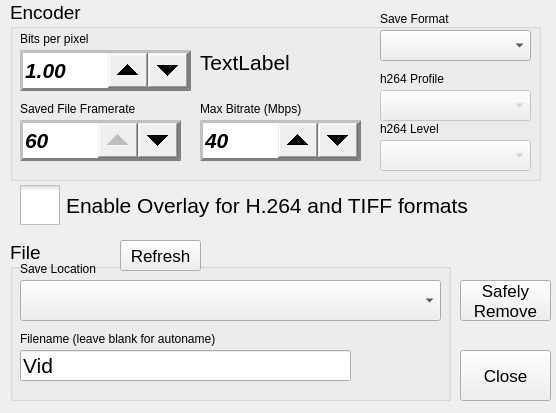
<?xml version="1.0" encoding="UTF-8"?>
<ui version="4.0">
 <class>saveSettingsWindow</class>
 <widget class="QWidget" name="saveSettingsWindow">
  <property name="geometry">
   <rect>
    <x>0</x>
    <y>0</y>
    <width>556</width>
    <height>413</height>
   </rect>
  </property>
  <property name="sizePolicy">
   <sizepolicy hsizetype="Fixed" vsizetype="Fixed">
    <horstretch>0</horstretch>
    <verstretch>0</verstretch>
   </sizepolicy>
  </property>
  <property name="windowTitle">
   <string>Save Settings</string>
  </property>
  <property name="styleSheet">
   <string notr="true">QSpinBox { border: 3px outset grey;padding-right: 40px;}  

QSpinBox::up-button { subcontrol-position: right; right: 40px; width: 40px; height: 35px;}

QSpinBox::down-button { subcontrol-position: right; width: 40px; height: 35px;}</string>
  </property>
  <widget class="QGroupBox" name="groupEncoding">
   <property name="geometry">
    <rect>
     <x>10</x>
     <y>0</y>
     <width>531</width>
     <height>181</height>
    </rect>
   </property>
   <property name="font">
    <font>
     <pointsize>14</pointsize>
    </font>
   </property>
   <property name="title">
    <string>Encoder</string>
   </property>
   <widget class="QComboBox" name="comboLevel">
    <property name="enabled">
     <bool>false</bool>
    </property>
    <property name="geometry">
     <rect>
      <x>370</x>
      <y>140</y>
      <width>151</width>
      <height>31</height>
     </rect>
    </property>
    <property name="font">
     <font>
      <pointsize>16</pointsize>
      <weight>75</weight>
      <italic>true</italic>
      <bold>true</bold>
     </font>
    </property>
   </widget>
   <widget class="QLabel" name="label">
    <property name="geometry">
     <rect>
      <x>10</x>
      <y>30</y>
      <width>101</width>
      <height>17</height>
     </rect>
    </property>
    <property name="text">
     <string>Bits per pixel</string>
    </property>
   </widget>
   <widget class="QLabel" name="label_2">
    <property name="geometry">
     <rect>
      <x>10</x>
      <y>100</y>
      <width>141</width>
      <height>17</height>
     </rect>
    </property>
    <property name="text">
     <string>Saved File Framerate</string>
    </property>
   </widget>
   <widget class="CamSpinBox" name="spinFramerate">
    <property name="geometry">
     <rect>
      <x>10</x>
      <y>120</y>
      <width>161</width>
      <height>41</height>
     </rect>
    </property>
    <property name="font">
     <font>
      <pointsize>16</pointsize>
      <weight>75</weight>
      <italic>true</italic>
      <bold>true</bold>
     </font>
    </property>
    <property name="maximum">
     <number>60</number>
    </property>
    <property name="value">
     <number>60</number>
    </property>
   </widget>
   <widget class="QLabel" name="lblBitrate">
    <property name="geometry">
     <rect>
      <x>190</x>
      <y>50</y>
      <width>181</width>
      <height>51</height>
     </rect>
    </property>
    <property name="font">
     <font>
      <pointsize>16</pointsize>
     </font>
    </property>
    <property name="text">
     <string>TextLabel</string>
    </property>
    <property name="alignment">
     <set>Qt::AlignLeading|Qt::AlignLeft|Qt::AlignTop</set>
    </property>
   </widget>
   <widget class="QComboBox" name="comboProfile">
    <property name="enabled">
     <bool>false</bool>
    </property>
    <property name="geometry">
     <rect>
      <x>370</x>
      <y>90</y>
      <width>151</width>
      <height>31</height>
     </rect>
    </property>
    <property name="font">
     <font>
      <pointsize>16</pointsize>
      <weight>75</weight>
      <italic>true</italic>
      <bold>true</bold>
     </font>
    </property>
   </widget>
   <widget class="QLabel" name="label_5">
    <property name="geometry">
     <rect>
      <x>370</x>
      <y>120</y>
      <width>141</width>
      <height>17</height>
     </rect>
    </property>
    <property name="text">
     <string>h264 Level</string>
    </property>
   </widget>
   <widget class="QLabel" name="label_6">
    <property name="geometry">
     <rect>
      <x>370</x>
      <y>70</y>
      <width>141</width>
      <height>17</height>
     </rect>
    </property>
    <property name="text">
     <string>h264 Profile</string>
    </property>
   </widget>
   <widget class="CamDoubleSpinBox" name="spinBitrate">
    <property name="geometry">
     <rect>
      <x>10</x>
      <y>50</y>
      <width>171</width>
      <height>41</height>
     </rect>
    </property>
    <property name="font">
     <font>
      <pointsize>16</pointsize>
      <weight>75</weight>
      <italic>true</italic>
      <bold>true</bold>
     </font>
    </property>
    <property name="styleSheet">
     <string notr="true">QDoubleSpinBox { border: 3px outset grey;padding-right: 40px;}  

QDoubleSpinBox::up-button { subcontrol-position: right; right: 40px; width: 40px; height: 35px;}

QDoubleSpinBox::down-button { subcontrol-position: right; width: 40px; height: 35px;}</string>
    </property>
    <property name="singleStep">
     <double>0.100000000000000</double>
    </property>
    <property name="value">
     <double>1.000000000000000</double>
    </property>
   </widget>
   <widget class="CamSpinBox" name="spinMaxBitrate">
    <property name="geometry">
     <rect>
      <x>190</x>
      <y>120</y>
      <width>161</width>
      <height>41</height>
     </rect>
    </property>
    <property name="font">
     <font>
      <pointsize>16</pointsize>
      <weight>75</weight>
      <italic>true</italic>
      <bold>true</bold>
     </font>
    </property>
    <property name="minimum">
     <number>1</number>
    </property>
    <property name="maximum">
     <number>60</number>
    </property>
    <property name="singleStep">
     <number>1</number>
    </property>
    <property name="value">
     <number>40</number>
    </property>
   </widget>
   <widget class="QLabel" name="label_7">
    <property name="geometry">
     <rect>
      <x>190</x>
      <y>100</y>
      <width>141</width>
      <height>17</height>
     </rect>
    </property>
    <property name="text">
     <string>Max Bitrate (Mbps)</string>
    </property>
   </widget>
   <widget class="QLabel" name="label_8">
    <property name="geometry">
     <rect>
      <x>370</x>
      <y>10</y>
      <width>141</width>
      <height>17</height>
     </rect>
    </property>
    <property name="text">
     <string>Save Format</string>
    </property>
   </widget>
   <widget class="QComboBox" name="comboSaveFormat">
    <property name="enabled">
     <bool>true</bool>
    </property>
    <property name="geometry">
     <rect>
      <x>370</x>
      <y>30</y>
      <width>151</width>
      <height>31</height>
     </rect>
    </property>
    <property name="font">
     <font>
      <pointsize>16</pointsize>
      <weight>75</weight>
      <italic>true</italic>
      <bold>true</bold>
     </font>
    </property>
   </widget>
  </widget>
  <widget class="QGroupBox" name="groupLocation">
   <property name="geometry">
    <rect>
     <x>10</x>
     <y>240</y>
     <width>441</width>
     <height>161</height>
    </rect>
   </property>
   <property name="font">
    <font>
     <pointsize>14</pointsize>
    </font>
   </property>
   <property name="title">
    <string>File</string>
   </property>
   <property name="flat">
    <bool>false</bool>
   </property>
   <widget class="QComboBox" name="comboDrive">
    <property name="geometry">
     <rect>
      <x>10</x>
      <y>40</y>
      <width>421</width>
      <height>41</height>
     </rect>
    </property>
    <property name="font">
     <font>
      <pointsize>14</pointsize>
      <weight>75</weight>
      <italic>true</italic>
      <bold>true</bold>
     </font>
    </property>
   </widget>
   <widget class="QLabel" name="label_4">
    <property name="geometry">
     <rect>
      <x>10</x>
      <y>90</y>
      <width>251</width>
      <height>17</height>
     </rect>
    </property>
    <property name="text">
     <string>Filename (leave blank for autoname)</string>
    </property>
   </widget>
   <widget class="QLabel" name="label_3">
    <property name="geometry">
     <rect>
      <x>10</x>
      <y>20</y>
      <width>101</width>
      <height>17</height>
     </rect>
    </property>
    <property name="text">
     <string>Save Location</string>
    </property>
   </widget>
   <widget class="CamLineEdit" name="lineFilename">
    <property name="geometry">
     <rect>
      <x>10</x>
      <y>110</y>
      <width>331</width>
      <height>31</height>
     </rect>
    </property>
    <property name="font">
     <font>
      <pointsize>16</pointsize>
      <weight>50</weight>
      <italic>false</italic>
      <bold>false</bold>
     </font>
    </property>
    <property name="text">
     <string>Vid</string>
    </property>
   </widget>
   <widget class="QPushButton" name="cmdRefresh">
    <property name="enabled">
     <bool>true</bool>
    </property>
    <property name="geometry">
     <rect>
      <x>110</x>
      <y>0</y>
      <width>81</width>
      <height>31</height>
     </rect>
    </property>
    <property name="font">
     <font>
      <pointsize>13</pointsize>
     </font>
    </property>
    <property name="text">
     <string>Refresh</string>
    </property>
   </widget>
  </widget>
  <widget class="QPushButton" name="cmdClose">
   <property name="geometry">
    <rect>
     <x>460</x>
     <y>350</y>
     <width>91</width>
     <height>51</height>
    </rect>
   </property>
   <property name="font">
    <font>
     <pointsize>13</pointsize>
    </font>
   </property>
   <property name="text">
    <string>Close</string>
   </property>
  </widget>
  <widget class="QPushButton" name="cmdUMount">
   <property name="geometry">
    <rect>
     <x>460</x>
     <y>280</y>
     <width>91</width>
     <height>41</height>
    </rect>
   </property>
   <property name="font">
    <font>
     <pointsize>13</pointsize>
    </font>
   </property>
   <property name="text">
    <string>Safely
Remove</string>
   </property>
  </widget>
  <widget class="QCheckBox" name="chkEnableOverlay">
   <property name="geometry">
    <rect>
     <x>20</x>
     <y>185</y>
     <width>461</width>
     <height>41</height>
    </rect>
   </property>
   <property name="font">
    <font>
     <pointsize>16</pointsize>
    </font>
   </property>
   <property name="styleSheet">
    <string notr="true">QCheckBox::indicator {
     width: 40px;
     height: 40px;
}</string>
   </property>
   <property name="text">
    <string>Enable Overlay for H.264 and TIFF formats</string>
   </property>
   <property name="tristate">
    <bool>false</bool>
   </property>
  </widget>
 </widget>
 <customwidgets>
  <customwidget>
   <class>CamSpinBox</class>
   <extends>QSpinBox</extends>
   <header>camspinbox.h</header>
  </customwidget>
  <customwidget>
   <class>CamDoubleSpinBox</class>
   <extends>QDoubleSpinBox</extends>
   <header>camdoublespinbox.h</header>
  </customwidget>
  <customwidget>
   <class>CamLineEdit</class>
   <extends>QLineEdit</extends>
   <header>camLineEdit.h</header>
  </customwidget>
 </customwidgets>
 <resources/>
 <connections/>
</ui>
